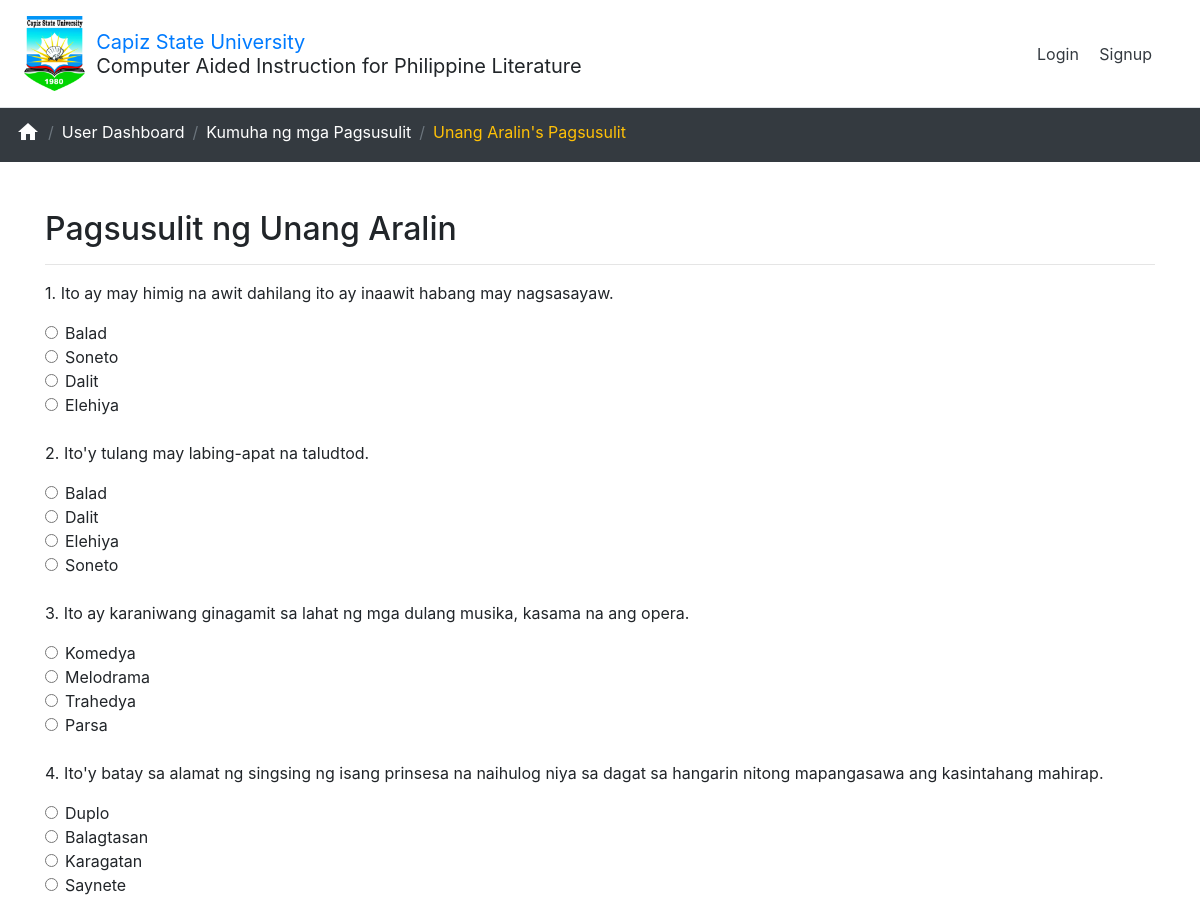
The page /view-quiz.php?id=1 (upper part) on the database as committed earlier.
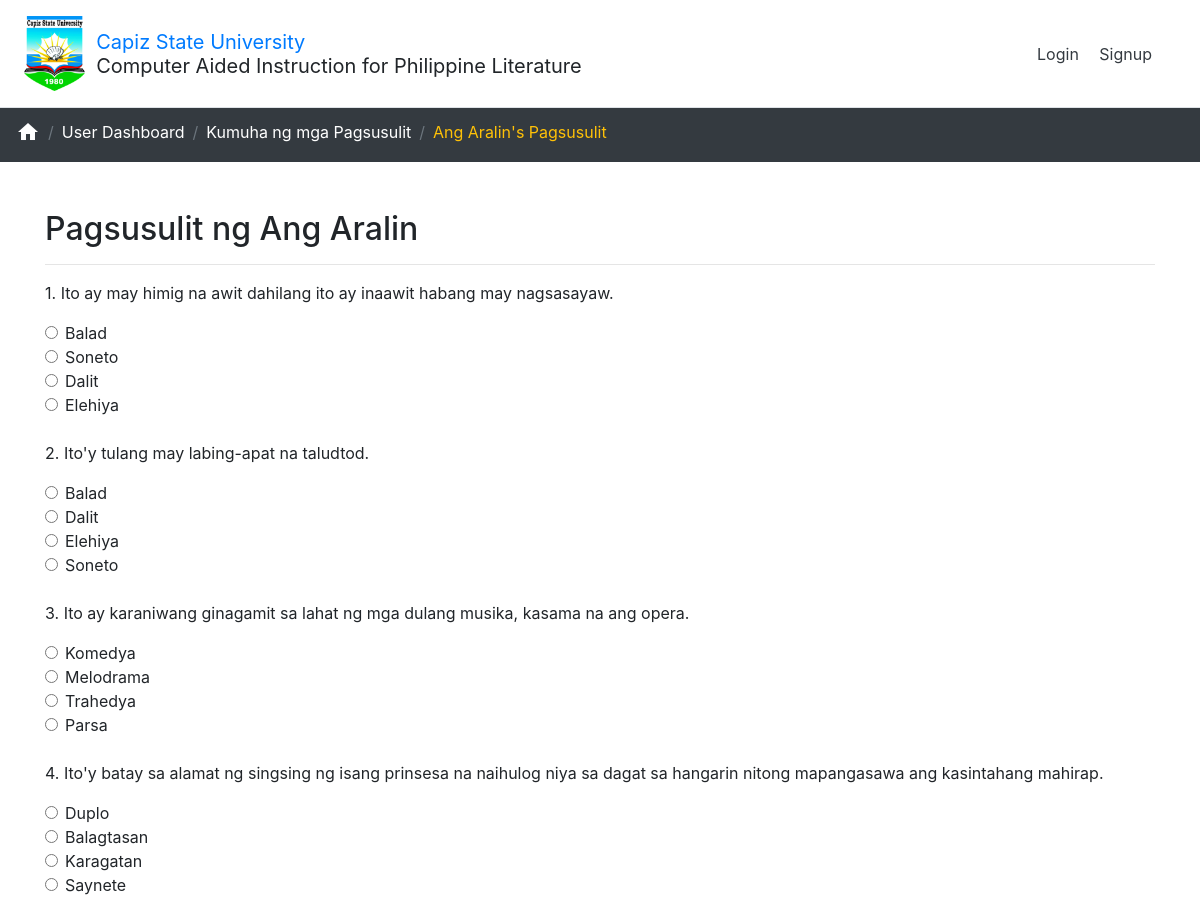
The same page on the database as committed later.
### tables this page shows
CREATE TABLE IF NOT EXISTS `lesson` (
  `id` int(11) NOT NULL AUTO_INCREMENT,
  `chapter_id` int(11) NOT NULL,
  `lesson_name` varchar(500) NOT NULL,
  `lesson_description` varchar(10000) NOT NULL,
  `status` int(11) DEFAULT NULL,
  PRIMARY KEY (`id`)
);

### view-quiz.php (the view, shortened to what this page needs)
<?php
  $id = $_GET['id'];
  $con = mysqli_connect("localhost","root","","caipl");
  $result = mysqli_query($con,"SELECT * FROM lesson WHERE id='$id'");
  $row = mysqli_fetch_assoc($result);
  $varLessonName = $row['lesson_name'];
?>
<!DOCTYPE html>
<html>
<?php include 'view/partials/header.php'?>
<body>
  <?php
    include 'view/partials/navbar.php';
  ?>
  <nav aria-label="breadcrumb">
   <ol class="breadcrumb bg-dark">
     <li class="breadcrumb-item caipl-link"><a href="index.php"><i class="material-icons">home</i></a></li>
     <li class="breadcrumb-item caipl-link"><a href="user-dashboard.php">User Dashboard</a></li>
     <li class="breadcrumb-item caipl-link"><a href="take-quiz.php">Kumuha ng mga Pagsusulit</a></li>
     <li class="breadcrumb-item active text-warning" aria-current="page"><?=$varLessonName?>'s Pagsusulit</li>
   </ol>
 </nav>
 <div class="container mt-5 mh75vh">
  <h2>Pagsusulit ng <?=$varLessonName?></h2><hr>
  <form id="QuizForm">
   <?php
   $i=0;
   $con = mysqli_connect("localhost","root","","caipl");
   $result = mysqli_query($con,"SELECT * FROM quiz WHERE lesson_id='$id'");
   while($row = mysqli_fetch_array($result))
   {
    $i++;
    echo "<p>" . $i . ". " . ucfirst(strtolower($row['quiz_question'])) . "</p>";
    echo "
      <div class='form-check'>
        <label class='form-check-label'>
          <input type='radio' class='form-check-input' name='optradio_".$row['id']."' required value='1'>" . ucfirst(strtolower($row['option_1'])) . "
        </label>
      </div>
      <div class='form-check'>
        <label class='form-check-label'>
          <input type='radio' class='form-check-input' name='optradio_".$row['id']."' value='2'>" . ucfirst(strtolower($row['option_2'])) . "
        </label>
      </div>
      <div class='form-check'>
        <label class='form-check-label'>
          <input type='radio' class='form-check-input' name='optradio_".$row['id']."' value='3'>" . ucfirst(strtolower($row['option_3'])) . "
        </label>
      </div>
      <div class='form-check'>
        <label class='form-check-label'>
          <input type='radio' class='form-check-input' name='optradio_".$row['id']."' value='4'>" . ucfirst(strtolower($row['option_4'])) . "
        </label>
      </div><br>
    ";
  }
  ?><hr>
</form>
</div><br>
</body>
</html>

Rows that differ between the two databases and show on the page:
changed lesson: lesson_name "Unang Aralin" → "Ang Aralin"
